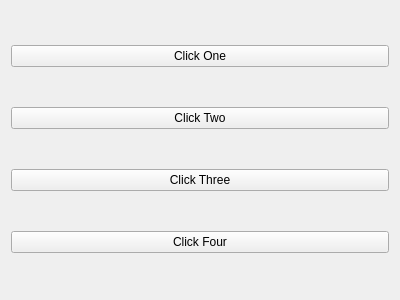
<?xml version="1.0" encoding="UTF-8"?>
<ui version="4.0">
 <class>Form</class>
 <widget class="QWidget" name="Form">
  <property name="geometry">
   <rect>
    <x>0</x>
    <y>0</y>
    <width>400</width>
    <height>300</height>
   </rect>
  </property>
  <property name="windowTitle">
   <string>VBoxLayout</string>
  </property>
  <layout class="QHBoxLayout" name="horizontalLayout">
   <item>
    <layout class="QVBoxLayout" name="verticalLayout">
     <item>
      <widget class="QPushButton" name="pushButton">
       <property name="text">
        <string>Click One</string>
       </property>
      </widget>
     </item>
     <item>
      <widget class="QPushButton" name="pushButton_2">
       <property name="text">
        <string>Click Two</string>
       </property>
      </widget>
     </item>
     <item>
      <widget class="QPushButton" name="pushButton_3">
       <property name="text">
        <string>Click Three</string>
       </property>
      </widget>
     </item>
     <item>
      <widget class="QPushButton" name="pushButton_4">
       <property name="text">
        <string>Click Four</string>
       </property>
      </widget>
     </item>
    </layout>
   </item>
  </layout>
 </widget>
 <resources/>
 <connections/>
</ui>
